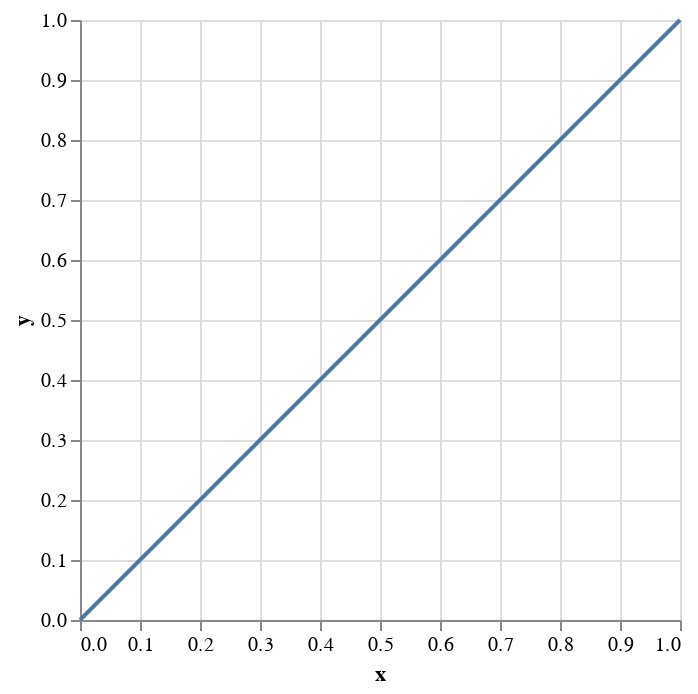

The notebook cell this image was saved under:
### Code cell
import pandas as pd
import altair as alt

dash = [1,0]
alt.Chart(pd.DataFrame([{'x': 0, "y": 0, "dash": dash}, {'x': 1, "y": 1, "dash": dash}])).mark_line().encode(
    alt.X('x'), alt.Y('y'), alt.StrokeDash('dash', scale=None)
)

### Figure 1 — Vega-Lite specification as saved in the notebook (floating-point values rounded to 4 significant figures)
{"data": {"name": "data-c3ddd4e54a766cc566ed54aed3b61dfb"}, "mark": "line", "encoding": {"strokeDash": {"field": "dash", "scale": null, "type": "nominal"}, "x": {"field": "x", "type": "quantitative"}, "y": {"field": "y", "type": "quantitative"}}, "$schema": "https://vega.github.io/schema/vega-lite/v4.17.0.json", "datasets": {"data-c3ddd4e54a766cc566ed54aed3b61dfb": [{"x": 0, "y": 0, "dash": [1, 0]}, {"x": 1, "y": 1, "dash": [1, 0]}]}}
